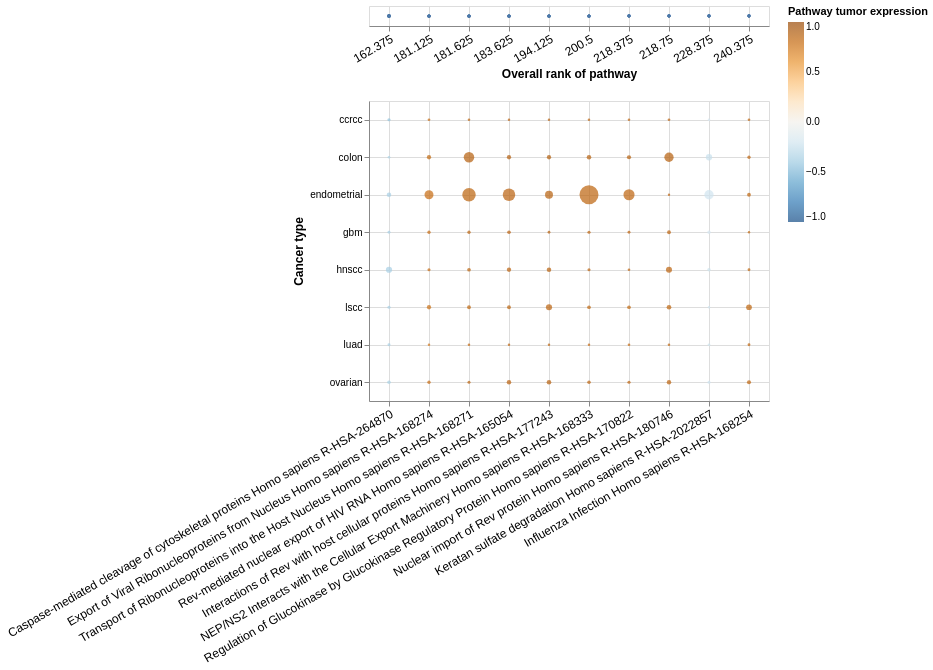

The notebook cell saved with this chart:
### Code cell
sel_enrich = sel_enrich.assign(
    rank_size=1 / sel_enrich["cancer_rank_fdr"],
    avg_rank_size=1 / sel_enrich["pathway_avg_rank"])

individual = alt.Chart(sel_enrich).mark_circle().encode(
    x=alt.X(
        "Term:N",
        sort=sel_enrich["Term"].values,
        axis=alt.Axis(
            labelAngle=-30,
            labelFontSize=12,
            labelLimit=500,
            title="",
            titleFontSize=12
        )
    ),
    y=alt.Y(
        "cancer_type:N",
        axis=alt.Axis(
            title="Cancer type",
            titleFontSize=12
        ),
    ),
    size=alt.Size(
        "rank_size:Q",
        legend=None
    ),
    color=alt.Color(
        "mean_expr:Q",
        scale=alt.Scale(
            scheme="blueorange",
            domain=[-1, 1]
        ),
        legend=alt.Legend(
            title="Pathway tumor expression"
        )
    )
).properties(
    width=400,
    height=300
)

aggregate = alt.Chart(sel_enrich).mark_circle().encode(
    x=alt.X(
        "pathway_avg_rank:N",
        sort=sel_enrich["pathway_avg_rank"].values,
        axis=alt.Axis(
            labelAngle=-30,
            labelFontSize=12,
            labelLimit=500,
            title="Overall rank of pathway",
            titleFontSize=12
        )
    ),
    size=alt.Size(
        "avg_rank_size:Q",
        legend=None
    ),
).properties(
    width=400
)

alt.vconcat(aggregate, individual).configure_axis(
    grid=True
)
